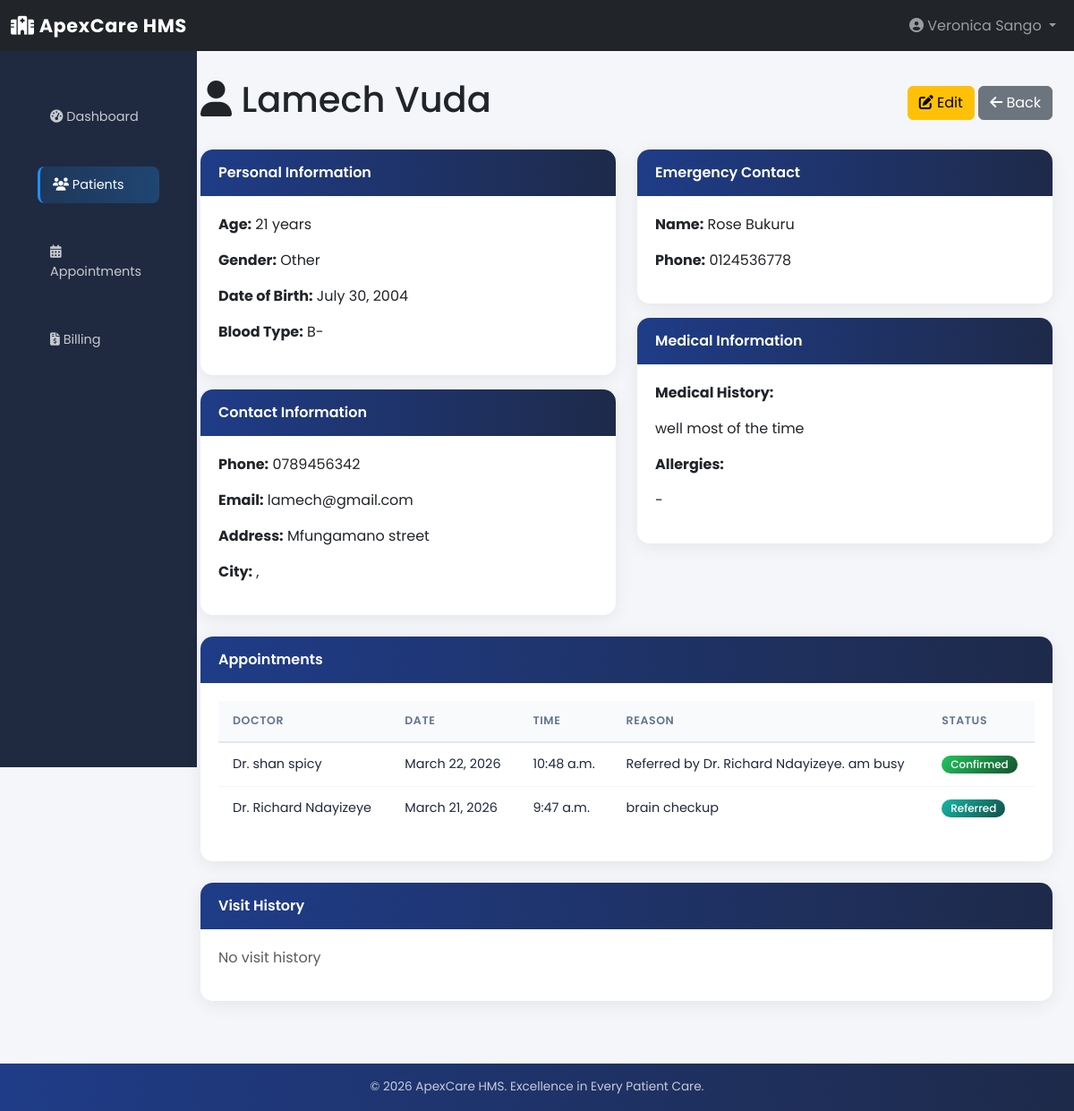
The page /patients/18/ (signed in) on the database its author committed.
### patients/models.py (models this page shows)
class Patient(models.Model):
    GENDER_CHOICES = [
        ('male', 'Male'),
        ('female', 'Female'),
        ('other', 'Other'),
    ]
    BLOOD_TYPE_CHOICES = [
        ('O+', 'O+'), ('O-', 'O-'),
        ('A+', 'A+'), ('A-', 'A-'),
        ('B+', 'B+'), ('B-', 'B-'),
        ('AB+', 'AB+'), ('AB-', 'AB-'),
    ]
    user = models.OneToOneField(
        User,
        on_delete=models.CASCADE,
        related_name='patient_profile'
    )
    first_name = models.CharField(max_length=100)
    last_name = models.CharField(max_length=100)
    date_of_birth = models.DateField()
    gender = models.CharField(
        max_length=10,
        choices=GENDER_CHOICES
    )
    contact = models.CharField(
        max_length=20,
        validators=[
            RegexValidator(
                regex=r'^\+?\d{9,15}Ksh',
                message='Enter a valid phone number'
            )
        ]
    )
    email = models.EmailField(blank=True, null=True)
    address = models.TextField(blank=True, null=True)
    county = models.CharField(max_length=100, blank=True, null=True)
    blood_type = models.CharField(
        max_length=5,
        choices=BLOOD_TYPE_CHOICES,
        blank=True,
        null=True
    )
    emergency_contact = models.CharField(max_length=20, blank=True, null=True)
    emergency_contact_name = models.CharField(max_length=100, blank=True, null=True)
    medical_history = models.TextField(blank=True, null=True)
    allergies = models.TextField(blank=True, null=True)
    created_at = models.DateTimeField(auto_now_add=True)
    updated_at = models.DateTimeField(auto_now=True)
    def __str__(self):
        return f"{self.first_name} {self.last_name}"
    @property
    def age(self):
        today = date.today()
        return today.year - self.date_of_birth.year - (
            (today.month, today.day) <
            (self.date_of_birth.month, self.date_of_birth.day)
        )
    class Meta:
        db_table = "patients_patient"
        verbose_name = "Patient"
        verbose_name_plural = "Patients"
        ordering = ["-created_at"]

### appointments/models.py (models this page shows, shortened)
class Appointment(models.Model):
    STATUS_CHOICES = [
        ('pending', 'Pending'),
        ('confirmed', 'Confirmed'),
        ('scheduled', 'Scheduled'),
        ('completed', 'Completed'),
        ('cancelled', 'Cancelled'),
        ('referred', 'Referred'),
    ]
    patient = models.ForeignKey(
        "patients.Patient",
        on_delete=models.CASCADE,
        related_name="appointments"
    )
    doctor = models.ForeignKey(
        "doctors.Doctor",
        on_delete=models.CASCADE,
        related_name="appointments"
    )
    appointment_date = models.DateField()
    appointment_time = models.TimeField()
    reason = models.CharField(max_length=255, blank=True, null=True)
    notes = models.TextField(blank=True, null=True)
    status = models.CharField(
        max_length=20,
        choices=STATUS_CHOICES,
        default='pending'
    )
    created_by = models.ForeignKey(
        User,
        on_delete=models.SET_NULL,
        null=True,
        related_name="created_appointments"
    )
    created_at = models.DateTimeField(auto_now_add=True)
    updated_at = models.DateTimeField(auto_now=True)
    class Meta:
        db_table = "appointments_appointment"
        verbose_name = "Appointment"
        verbose_name_plural = "Appointments"
        ordering = ["-appointment_date", "-appointment_time"]
        unique_together = ["patient", "doctor", "appointment_date", "appointment_time"]

### doctors/models.py (models this page shows, shortened)
class Doctor(models.Model):
    phone_validator = RegexValidator(
        regex=r'^\+?\d{9,15}Ksh',
        message='Enter a valid phone number'
    )
    user = models.OneToOneField(
        User,
        on_delete=models.CASCADE,
        related_name='doctor_profile'
    )
    first_name = models.CharField(max_length=100)
    last_name = models.CharField(max_length=100)
    specialization = models.CharField(max_length=100)
    license_number = models.CharField(
        max_length=50,
        unique=True
    )
    contact = models.CharField(
        max_length=20,
        validators=[phone_validator]
    )
    email = models.EmailField(blank=True, null=True)
    consultation_fee = models.DecimalField(
        max_digits=10,
        decimal_places=2,
        default=0
    )
    availability = models.TextField(
        blank=True,
        null=True,
        help_text="Example: Monday–Friday 9AM–5PM"
    )
    bio = models.TextField(blank=True, null=True)
    is_available = models.BooleanField(default=True)
    created_at = models.DateTimeField(auto_now_add=True)
    updated_at = models.DateTimeField(auto_now=True)
    class Meta:
        db_table = "doctors_doctor"
        verbose_name = "Doctor"
        verbose_name_plural = "Doctors"
        ordering = ["specialization", "last_name"]

### patients/views.py (the view)
# urls.py: path('<int:pk>/', views.patient_detail, name='patient_detail'),
@login_required
@check_role('receptionist')
def patient_detail(request, pk):
    patient = get_object_or_404(Patient, pk=pk)
    context = {
        'patient': patient,
        'appointments': patient.appointments.all().order_by('-appointment_date'),
        'visit_history': patient.visit_history.all().order_by('-visit_date'),
    }
    return render(request, 'patients/patient_detail.html', context)

### patients/templates/patients/patient_detail.html (shortened to what this page needs)
{% extends 'base.html' %}
{% block content %}
<div class="d-flex justify-content-between align-items-center mb-4">
    <h1><i class="fas fa-user"></i> {{ patient.first_name }} {{ patient.last_name }}</h1>
    <div>
        <a href="{% url 'patients:patient_edit' patient.id %}" class="btn btn-warning">
            <i class="fas fa-edit"></i> Edit
        </a>
        <a href="{% url 'patients:patient_list' %}" class="btn btn-secondary">
            <i class="fas fa-arrow-left"></i> Back
        </a>
    </div>
</div>
<div class="row">
    <div class="col-md-6">
        <div class="card mb-3">
            <div class="card-header">Personal Information</div>
            <div class="card-body">
                <p><strong>Age:</strong> {{ patient.age }} years</p>
                <p><strong>Gender:</strong> {{ patient.get_gender_display }}</p>
                <p><strong>Date of Birth:</strong> {{ patient.date_of_birth }}</p>
                <p><strong>Blood Type:</strong> {{ patient.blood_type|default:'-' }}</p>
            </div>
        </div>
        <div class="card">
            <div class="card-header">Contact Information</div>
            <div class="card-body">
                <p><strong>Phone:</strong> {{ patient.contact }}</p>
                <p><strong>Email:</strong> {{ patient.email|default:'-' }}</p>
                <p><strong>Address:</strong> {{ patient.address }}</p>
                <p><strong>City:</strong> {{ patient.city }}, {{ patient.state }} {{ patient.zip_code }}</p>
            </div>
        </div>
    </div>
    <div class="col-md-6">
        <div class="card mb-3">
            <div class="card-header">Emergency Contact</div>
            <div class="card-body">
                <p><strong>Name:</strong> {{ patient.emergency_contact_name|default:'-' }}</p>
                <p><strong>Phone:</strong> {{ patient.emergency_contact|default:'-' }}</p>
            </div>
        </div>
        <div class="card">
            <div class="card-header">Medical Information</div>
            <div class="card-body">
                <p><strong>Medical History:</strong></p>
                <p>{{ patient.medical_history|default:'-'|linebreaks }}</p>
                <p><strong>Allergies:</strong></p>
                <p>{{ patient.allergies|default:'-'|linebreaks }}</p>
            </div>
        </div>
    </div>
</div>
<div class="card mt-4">
    <div class="card-header">Appointments</div>
    <div class="card-body">
        {% if appointments %}
            <div class="table-responsive">
                <table class="table table-hover">
                    <thead>
                        <tr>
                            <th>Doctor</th>
                            <th>Date</th>
                            <th>Time</th>
                            <th>Reason</th>
                            <th>Status</th>
                        </tr>
                    </thead>
                    <tbody>
                        {% for apt in appointments %}
                            <tr>
                                <td>Dr. {{ apt.doctor.first_name }} {{ apt.doctor.last_name }}</td>
                                <td>{{ apt.appointment_date }}</td>
                                <td>{{ apt.appointment_time }}</td>
                                <td>{{ apt.reason|default:'-' }}</td>
                                <td><span class="badge badge-{{ apt.status }}">{{ apt.get_status_display }}</span></td>
                            </tr>
                        {% endfor %}
                    </tbody>
                </table>
            </div>
        {% else %}
            <p class="text-muted">No appointments</p>
        {% endif %}
    </div>
</div>
<div class="card mt-4">
    <div class="card-header">Visit History</div>
    <div class="card-body">
        {% if visit_history %}
            <div class="table-responsive">
                <table class="table table-hover">
                    <thead>
                        <tr>
                            <th>Doctor</th>
                            <th>Date</th>
                            <th>Diagnosis</th>
                            <th>Treatment</th>
                        </tr>
                    </thead>
                    <tbody>
                        {% for visit in visit_history %}
                            <tr>
                                <td>Dr. {{ visit.doctor.first_name }} {{ visit.doctor.last_name }}</td>
                                <td>{{ visit.visit_date|date:'Y-m-d H:i' }}</td>
                                <td>{{ visit.diagnosis|default:'-'|truncatewords:10 }}</td>
                                <td>{{ visit.treatment|default:'-'|truncatewords:10 }}</td>
                            </tr>
                        {% endfor %}
                    </tbody>
                </table>
            </div>
        {% else %}
            <p class="text-muted">No visit history</p>
        {% endif %}
    </div>
</div>
{% endblock %}

### templates/base.html (shortened to what this page needs)
{% load static %}
<!DOCTYPE html>
<html lang="en">
<head>
    <link href="https://cdn.jsdelivr.net/npm/bootstrap@5.3.8/dist/css/bootstrap.min.css" rel="stylesheet">
    <link rel="stylesheet" href="https://cdnjs.cloudflare.com/ajax/libs/font-awesome/6.4.0/css/all.min.css">
    <link rel="stylesheet" href="{% static 'css/style.css' %}">
</head>
<body>
<nav class="navbar navbar-expand-lg navbar-dark bg-dark sticky-top">
    <div class="container-fluid">
        <a class="navbar-brand" href="{% url 'core:dashboard' %}">
            <i class="fas fa-hospital"></i> ApexCare HMS
        </a>
        <div class="collapse navbar-collapse" id="navbarNav">
            <ul class="navbar-nav ms-auto">
                {% if user.is_authenticated %}
                <li class="nav-item dropdown">
                    <a class="nav-link dropdown-toggle" href="#" data-bs-toggle="dropdown">
                        <i class="fas fa-user-circle"></i>
                        {{ user.get_full_name|default:user.username }}
                    </a>
                </li>
                {% endif %}
            </ul>
        </div>
    </div>
</nav>
<div class="container-fluid">
    <div class="row">
        {% if user.is_authenticated %}
        <nav class="col-md-2 d-none d-md-block sidebar">
            <div class="position-sticky pt-3">
                <ul class="nav flex-column">
                    <li class="nav-item">
                        <a class="nav-link {% if request.resolver_match.url_name == 'dashboard' %}active{% endif %}"
                           href="{% url 'core:dashboard' %}">
                            <i class="fas fa-tachometer-alt"></i> Dashboard
                        </a>
                    </li>
                    {% if user.profile.role == 'admin' or user.profile.role == 'receptionist' %}
                    <li class="nav-item">
                        <a class="nav-link {% if 'patient' in request.resolver_match.url_name %}active{% endif %}"
                           href="{% url 'patients:patient_list' %}">
                            <i class="fas fa-users"></i> Patients
                        </a>
                    </li>
                    {% endif %}
                    {% if user.is_authenticated %}
                    <li class="nav-item">
                        <a class="nav-link {% if 'appointment' in request.resolver_match.url_name %}active{% endif %}"
                           href="{% url 'appointments:appointment_list' %}">
                            <i class="fas fa-calendar-alt"></i> Appointments
                        </a>
                    </li>
                    {% endif %}
                    {% if user.profile.role == 'admin' or user.profile.role == 'receptionist' %}
                    <li class="nav-item">
                        <a class="nav-link {% if 'bill' in request.resolver_match.url_name %}active{% endif %}"
                           href="{% url 'billing:bill_list' %}">
                            <i class="fas fa-file-invoice-dollar"></i> Billing
                        </a>
                    </li>
                    {% endif %}
                </ul>
            </div>
        </nav>
        {% endif %}
        <main class="col-md-{% if user.is_authenticated %}10{% else %}12{% endif %} ms-sm-auto px-md-4 main-content">
            {% block content %}{% endblock %}
        </main>
    </div>
</div>
<footer class="footer">
    <div class="container-fluid text-center">
        <p>&copy; 2026 ApexCare HMS. Excellence in Every Patient Care.</p>
    </div>
</footer>
</body>
</html>

### rows shown on the page
Patient: first_name "Lamech", last_name "Vuda", age "21", gender "Other", date_of_birth "July 30, 2004", blood_type "B-", contact "0789456342", email "lamech@gmail.com", address "Mfungamano street", emergency_contact_name "Rose Bukuru", emergency_contact "0124536778", medical_history "well most of the time", allergies "-"
Appointment: doctor.first_name "shan", doctor.last_name "spicy", appointment_date "March 22, 2026", appointment_time "10:48 a.m.", reason "Referred by Dr. Richard Ndayizeye. am busy", status "Confirmed"
Appointment: doctor.first_name "Richard", doctor.last_name "Ndayizeye", appointment_date "March 21, 2026", appointment_time "9:47 a.m.", reason "brain checkup", status "Referred"

### other values the page prints
{{ user.get_full_name|default:user.username }} "Veronica Sango"
